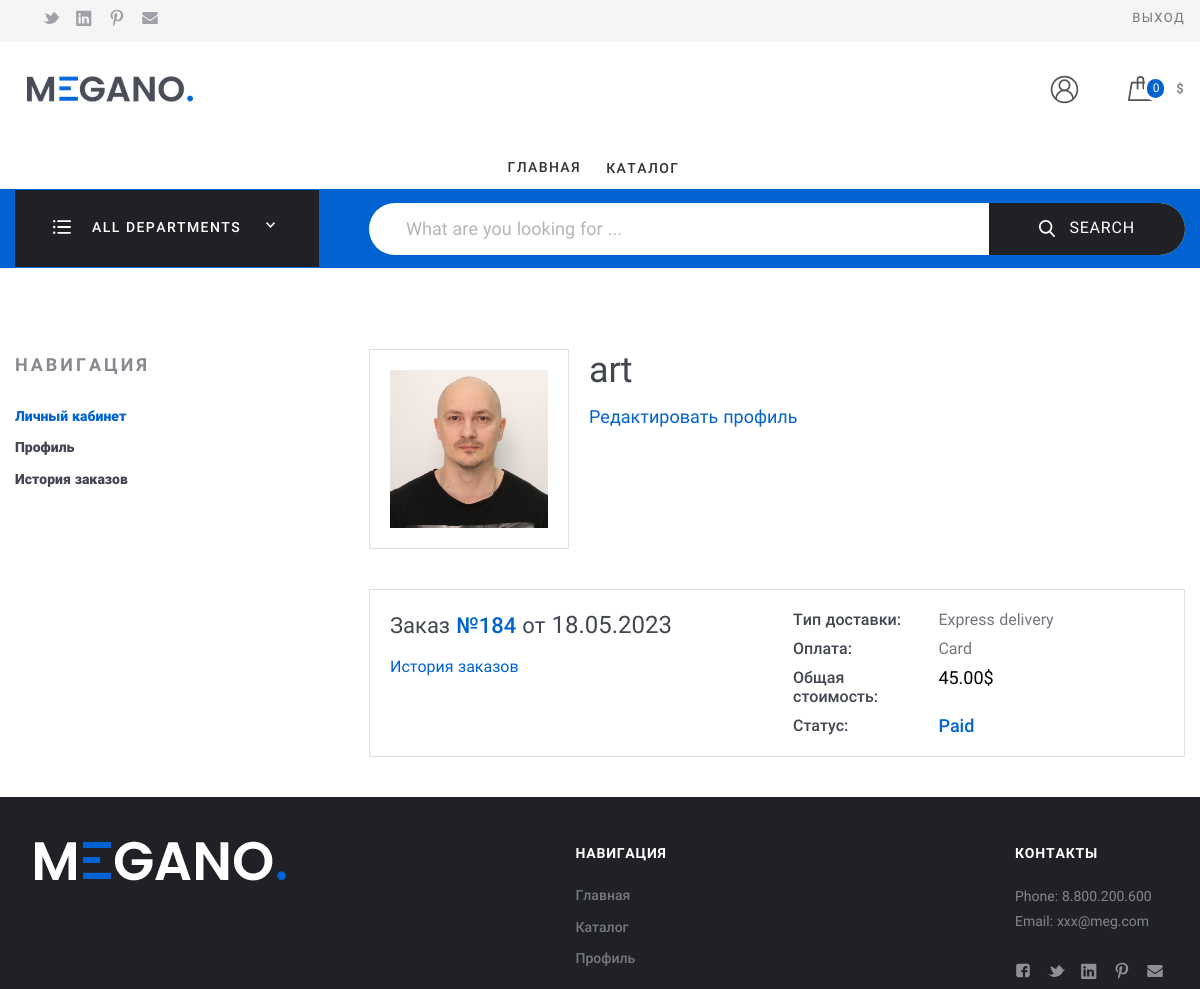
Screenshot of /account/ (signed in) with the database file from the repository.
### my_store_app/models.py (models this page shows, shortened)
class Profile(models.Model):
    def validate_image(fieldfile_obj):
        file_size = fieldfile_obj.file.size
        megabyte_limit = 150.0
        if file_size > megabyte_limit * 1024 * 1024:
            raise ValidationError(
                "Максимальный размер файла {}MB".format(str(megabyte_limit))
            )
    user = models.OneToOneField(
        User, unique=True, on_delete=models.CASCADE, related_name="profile"
    )
    username = models.CharField(
        default="-------", max_length=50, verbose_name="username", blank=True, null=True
    )
    full_name = models.CharField(
        default="не указано", max_length=50, verbose_name="ФИО пользователя", blank=True
    )
    phone = models.CharField(
        default="Не указано",
        max_length=30,
        verbose_name="номер телефона",
        blank=True,
        null=True,
        unique=True,
    )
    email = models.EmailField(
        verbose_name="email пользователя", blank=True, unique=True
    )
    avatar = models.ImageField(
        upload_to="catalog/files/", null=True, validators=[validate_image], default=""
    )
    class Meta:
        verbose_name = "Профиль"
        verbose_name_plural = "Профили пользователей"
    def __str__(self):
        return self.username
    @property
    def avatar_url(self):
        if self.avatar and hasattr(self.avatar, "url"):
            return self.avatar.url

class Order(models.Model):
    DELIVERY_CHOICES = [("reg", _("Regular")), ("exp", _("Express"))]
    PAYMENT_CHOICES = [
        ("card", _("Bank Card")),
        ("cash", _("From random account")),
    ]
    customer = models.ForeignKey(
        User,
        on_delete=models.CASCADE,
        null=True,
        related_name="orders",
        verbose_name=_("customer"),
    )
    fio = models.CharField(
        max_length=100, null=True, blank=True, verbose_name=_("name and lastname")
    )
    phone_valid = RegexValidator(
        regex=r"^\+?1?\d{6,15}$",
        message=" ".join(
            [
                str(_("номер телефона необходимо вводить в формате:")),
                "+999999999",
                str(_("до 15 символов.")),
            ]
        ),
    )
    phone = models.CharField(
        max_length=16,
        validators=[phone_valid],
        null=True,
        blank=True,
        verbose_name=_("phone number"),
    )
    email = models.EmailField(null=True, blank=True, verbose_name=_("email"))
    delivery = models.CharField(
        max_length=3,
        choices=DELIVERY_CHOICES,
        default="reg",
        verbose_name=_("delivery"),
    )
    payment_method = models.CharField(
        max_length=4,
        choices=PAYMENT_CHOICES,
        default="card",
        verbose_name=_("payment method"),
    )
    city = models.CharField(
        max_length=25, null=True, blank=True, verbose_name=_("city")
    )
    address = models.TextField(
        max_length=255, null=True, blank=True, verbose_name=_("address")
    )
    in_order = models.BooleanField(default=False, verbose_name=_("in order"))
    paid = models.BooleanField(default=False, verbose_name=_("order is payed"))
    payment_error = models.CharField(
        max_length=50, null=True, blank=True, verbose_name=_("payment error")
    )
    ordered = models.DateTimeField(
        null=True, blank=True, verbose_name=_("order placement date")
    )
    braintree_id = models.CharField(
        max_length=150, blank=True, verbose_name=_("transaction id")
    )
    delivery_cost = models.DecimalField(
        max_digits=10, decimal_places=2, default=0, verbose_name=_("Delivery cost")
    )
    @property
    def total_sum(self) -> Decimal:
        total = Decimal(0.00)
        for product in self.order_products.all():
            total += (
                product.final_price * product.quantity + product.order.delivery_cost
            )
        return Decimal(total)
    def name(self):
        return self.__str__()
    def __len__(self) -> int:
        return len(self.order_products.all())
    class Meta:
        verbose_name = _("order")
        verbose_name_plural = _("orders")

class OrderProduct(models.Model):
    order = models.ForeignKey(
        Order, on_delete=models.CASCADE, related_name="order_products"
    )
    product = models.ForeignKey(
        Product, on_delete=models.CASCADE, related_name="order_products"
    )
    final_price = models.DecimalField(
        max_digits=10, decimal_places=2, default=0, verbose_name=_("final_price")
    )
    quantity = models.IntegerField(null=True, default=1, verbose_name=_("quantity"))
    class Meta:
        verbose_name = _("order product")
        verbose_name_plural = _("order products")

### my_store_app/views.py (the view)
# urls.py: path("account/", account_view, name="account"),
def account_view(request):
    full_name = Profile.objects.get(user=request.user)
    avatar = Profile.objects.get(user=request.user)
    last_order = Order.objects.filter(customer=request.user, in_order=True).last()
    return render(
        request,
        "account.html",
        context={
            "full_name": full_name,
            "avatar": avatar,
            "last_order": last_order,
        },
    )

### my_store_app/context_processors.py (called while the page is built)
def cart(request):
    return {"cart": Cart(request)}

def load_settings(request):
    return {"site_settings": SiteSettings.load()}

### my_store_app/models.py (called while the page is built)
    @property
    def icon_url(self):
        if self.icon and hasattr(self.icon, "url"):
            return self.icon.url

    @classmethod
    def load(cls):
        try:
            return cls.objects.get()
        except cls.DoesNotExist:
            return cls()

### my_store_app/services/cart.py (called while the page is built)
    def __len__(self):
        return sum(item["quantity"] for item in self.cart.values())

### my_store_app/templatetags/category_tags.py (called while the page is built)
@register.simple_tag()
def get_categories():
    return ProductCategory.objects.all()

### my_store_app/templates/account.html
{% extends 'base.html' %}
{% load static %}
{% load i18n %}
{% block content %}
    <div class="Middle Middle_top">
        <div class="Section Section_column Section_columnLeft">
            <div class="wrap">
                <div class="Section-column">
                    <div class="Section-columnSection">
                        <header class="Section-header">
                            <strong class="Section-title">Навигация
                            </strong>
                        </header>
                        <div class="Section-columnContent">
                            <div class="NavigateProfile">
                                <ul class="menu menu_vt">
                                    <li class="menu-item_ACTIVE menu-item"><a class="menu-link" href="../account/">Личный кабинет</a>
                                    </li>
                                    <li class="menu-item"><a class="menu-link" href="{% url 'profile' %}">Профиль</a>
                                    </li>
                                    <li class="menu-item"><a class="menu-link" href="{% url 'order_list' %}">История заказов</a>
                                    </li>
                                </ul>
                            </div>
                        </div>
                    </div>
                </div>
                <div class="Section-content">
                    <div class="Account">
                        <div class="Account-group">
                            <div class="Account-column">
                                <div class="Account-avatar"><img src="{{ request.user.profile.avatar_url }}" alt="avatar.jpg" height="100%" />
                                </div>
                            </div>
                            <div class="Account-column">
                                <div class="Account-name">{{full_name}}
                                </div><a class="Account-editLink" href="{% url 'profile' %}">Редактировать профиль</a>
                            </div>
                        </div>
                        {% if last_order %}
                        <div class="Account-group">
                            <div class="Account-column Account-column_full">
                                <div class="Order Order_anons">
                                    <div class="Order-personal">
                                        <div class="row">
                                            <div class="row-block"><a class="Order-title" href="{% url 'history_detail' last_order.id %}">Заказ&#32;<span class="Order-numberOrder">№{{last_order.id}}</span>&#32;от&#32;<span class="Order-dateOrder">{{last_order.ordered|date:"d.m.o"}}</span></a>
                                                <div class="Account-editLink"><a href="{% url 'order_list' %}">История заказов</a>
                                                </div>
                                            </div>
                                            <div class="row-block">
                                                <div class="Order-info Order-info_delivery">
                                                    <div class="Order-infoType">Тип доставки:
                                                    </div>
                                                    <div class="Order-infoContent">
                                                        {% if last_order.delivery == 'reg' %}
                                                            {% trans 'Regular delivery' %}
                                                        {% else %}
                                                            {% trans 'Express delivery' %}
                                                        {% endif %}
                                                    </div>
                                                </div>
                                                <div class="Order-info Order-info_pay">
                                                    <div class="Order-infoType">Оплата:
                                                    </div>
                                                    <div class="Order-infoContent">
                                                        {% if last_order.payment_method == 'card' %}
                                                            {% trans 'Card' %}
                                                        {% else %}
                                                            {% trans 'Cash' %}
                                                        {% endif %}
                                                    </div>
                                                </div>
                                                <div class="Order-info">
                                                    <div class="Order-infoType">Общая стоимость:
                                                    </div>
                                                    <div class="Order-infoContent"><span class="Order-price">{{ last_order.total_sum }}$</span>
                                                    </div>
                                                </div>
                                                <div class="Order-info Order-info_status">
                                                    <div class="Order-infoType">Статус:
                                                    </div>
                                                    <div class="Order-infoContent">
                                                        {% if last_order.paid %}
                                                            {% trans 'Paid' %}
                                                        {% else %}
                                                            {% trans 'Not paid' %}
                                                        {% endif %}
                                                    </div>
                                                </div>
                                            </div>
                                        </div>
                                    </div>
                                </div>
                            </div>
                        </div>
                        {% endif %}
                    </div>
                </div>
            </div>
        </div>
    </div>
{%endblock %}

### my_store_app/static/assets/css/basic.css (style rules this page uses)
html { font-family: sans-serif; -ms-text-size-adjust: 100%; -webkit-text-size-adjust: 100%; }
body { margin: 0; }
article, aside, details, figcaption, figure, footer, header, main, menu, nav, section, summary { display: block; }
a { background-color: transparent; -webkit-text-decoration-skip: objects; }
b, strong { font-weight: inherit; }
b, strong { font-weight: bolder; }
img { border-style: none; }
.menu { width: 100%; position: relative; line-height: 1.2em; margin: 0; padding: 0; display: block; font-weight: bold; }
.menu:before, .menu:after { content: ""; display: table; }
.menu:after { clear: both; }
.menu ul, .menu li { list-style: none; padding: 0; margin: 0; }
.menu ul:after, .menu li:after { display: none; }
.menu_vt { visibility: visible; }
.menu_vt .menu-item { display: block; font-weight: 800; font-size: 14px; line-height: 1.2em; }
.menu_vt .menu-item_ACTIVE a, .menu_vt .menu-item_trigger a { color: #0063d1; cursor: default; }
.menu_vt .menu-item + .menu-item { margin-top: 10px; }
.menu_vt .menu-link { color: #424650; border: none; position: relative; display: inline-block; padding-left: 0px; padding-right: 0px; padding-bottom: 5px; }
.menu_vt .menu-link:after { content: ''; height: 2px; left: 50%; bottom: 0; right: 50%; background: #0063d1; z-index: -1; position: absolute; transition: left 400ms cubic-bezier(0.215, 0.61, 0.355, 1), right 400ms cubic-bezier(0.215, 0.61, 0.355, 1); }
.row { width: 100%; display: flex; justify-content: space-between; flex: 0 0 100%; }
.row:before, .row:after { content: ""; display: table; }
.row:after { clear: both; }
.row-block { display: block; flex-grow: 0; width: 100%; }
.row-block + .row-block { margin-left: 2rem; }
html { height: 100%; width: 100%; display: block; font-family: Roboto, Verdana, Arial, "Helvetica CY", Helvetica, "Nimbus Sans L", sans-serif; }
body { min-height: 100%; font-size: 16px; color: #424650; line-height: 1.3em; text-align: left; position: relative; min-width: 320px; background: #fff; display: flex; flex-direction: column; }
* { box-sizing: border-box; }
a { text-decoration: none; color: #0063d1; border-bottom: 1px solid #84beff; border-bottom: 1px solid rgba(0, 99, 209, 0); padding-bottom: 0; cursor: pointer; }
ul { margin: 20px 0; padding: 0 0 0 8px; list-style: none; line-height: 1.5em; }
ul li { position: relative; list-style: none; }
ul li:after { content: ' '; width: 4px; height: 4px; position: absolute; top: 10px; left: -8px; border-radius: 10px; }
.wrap { padding: 0 15px; max-width: 1630px; min-width: 320px; width: 100%; box-sizing: border-box; margin: 0 auto; position: relative; }

### rows the page displays
Profile: username "art"
Order: id "184", ordered "18.05.2023", total_sum "45.00"
